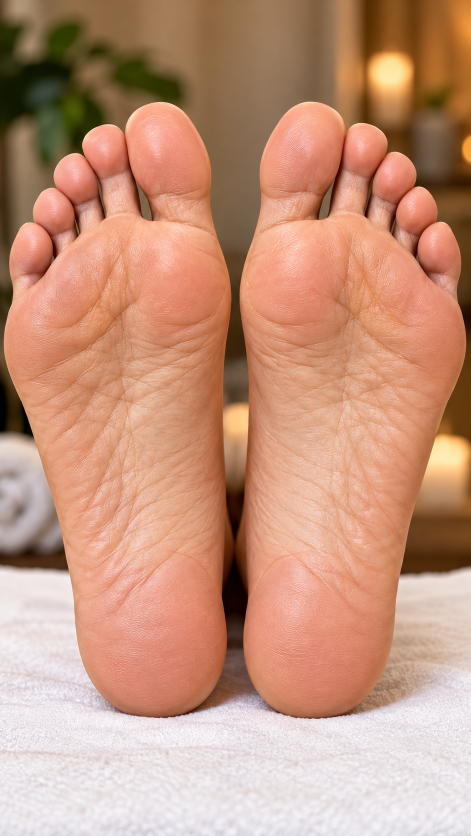
#> input picture brand/photos/rld/soles-pair.png, 941 x 1672 px (shown at 1/2 size)
$ python -i rld_reel_v2.py   (imports and definitions only)
#> lines starting #> are read from the running program, lines starting #| are printed output that depends on the picture
"""THE PURE ESCAPE — Educational Reel: Reflexology Lymph Drainage (RLD) — v2 (rules §47)
Female voiceover (Kokoro TTS, production/rld_voice.py) over light music; realistic photo feet
with a living reflex map (pulsing points, numbers drawing on, flowing lines, skin presses);
blurred treatment / room backgrounds that move (candle flicker, plant sway, sunbeam, drift).

Palette: ivory + aqua glow + champagne gold over warm photography. Type: Newsreader (editorial
serif, roman + italic) + Mulish (clean sans). Music (§46, new): 66 BPM, D minor -> F, harp
arpeggios (Karplus-Strong), cello drone, flowing-water texture, soft glass bells on the presses;
music ducks under the voice.

  python3 production/rld_voice.py          # voice lines -> production/rld_audio/
  python3 production/rld_reel_v2.py stills [t ...]
  python3 production/rld_reel_v2.py video
"""
import json
import math
import os
import subprocess
import sys
import wave
from multiprocessing import Pool

import numpy as np
import soundfile as sf
from PIL import Image, ImageDraw, ImageFilter, ImageFont

sys.path.insert(0, os.path.dirname(os.path.abspath(__file__)))
import oct16_amt_thanksgiving as base  # noqa: E402
from oct10_pe_saturday import extend_top, flicker  # noqa: E402
from oct15_pe_thu_sat import ks  # noqa: E402
from oct16_amt_thanksgiving import (Text, bilinear, ease_in_out, ease_out, letters, line, prog, put,  # noqa: E402
                                    put_c, put_x, rise, sharp_in, wash, wipe)

ROOT = base.ROOT
FONTS = base.FONTS
LOGO = os.path.join(ROOT, "brand", "locations", "the-pure-escape-logo.png")
PH = os.path.join(ROOT, "brand", "photos")
AUD = os.path.join(ROOT, "production", "rld_audio")
OUT_DIR = base.OUT_DIR
NAME = "2026-10-rld-reflexology-lymph-drainage-v2"
W, H, FPS = 1080, 1920, 30

IVORY = (250, 246, 238)
AQUA = (132, 230, 216)
CHAR = (36, 32, 30)
NIGHT = (10, 9, 8)
GOLD_LINE = (220, 188, 132)
base.GOLDS["champ"] = ((250, 234, 204), (222, 192, 140), (164, 128, 80))

# ---------------------------------------------------------------- timing from the voice
LINES = [l for l in __import__("rld_voice").LINES]
# [1 line not run here, left out]
# [1 line that did not run here, left out]
LEAD, GAP, TAIL = 0.35, 0.32, 1.6
STARTS = []
_t = LEAD
# [3 lines not run here, left out]
DURATION = round(_t - GAP + TAIL, 2)


# [6 lines left out: function wt, not called in this run]


def L(i):          # line start / end
    return STARTS[i], STARTS[i] + DUR_L[i]


# [10 lines left out: functions news, mul, not called in this run]


def T(txt, fnt, fill, tracking=0, dark=True):
    return Text(txt, fnt, fill, tracking=tracking, shadow=NIGHT if dark else None)


# ---------------------------------------------------------------- photos
# key: (path, headroom, blur, grade, flames[(u,v,r)], sway[(u0,v0,u1,v1)])
PHOTOS = {
    "soles": (os.path.join(PH, "rld", "soles-pair.png"), 0.30, 0, 1.0,
              [(0.83, 0.083, 0.035), (0.50, 0.50, 0.03), (0.935, 0.54, 0.03)], [(0.0, 0.0, 0.42, 0.28)]),
    "thumb": (os.path.join(PH, "amt-oct16", "foot-thumb-clean.png"), 0.55, 0, 0.95, [], []),
    "workblur": (os.path.join(PH, "amt", "reflexology-thumb.jpg"), 0.15, 9, 0.85,
                 [(0.10, 0.11, 0.04), (0.24, 0.11, 0.04), (0.37, 0.11, 0.04)], []),
    "candles": (os.path.join(PH, "pe-oct13", "candles-towels.jpg"), 0.10, 0, 0.92,
                [(0.730, 0.612, 0.022), (0.948, 0.678, 0.022), (0.876, 0.745, 0.020), (0.460, 0.818, 0.020)],
                [(0.50, 0.0, 1.0, 0.37)]),
    "sun": (os.path.join(PH, "pe-oct15", "foot-sunlit.jpg"), 0.45, 3, 1.0, [], []),
    "hand": (os.path.join(PH, "pe-oct15", "hand-thumb-walk.jpg"), 0.70, 0, 0.92, [], []),
    "room": (os.path.join(PH, "amt", "room-towels.jpg"), 0.05, 7, 0.80,
             [(0.725, 0.385, 0.03), (0.86, 0.43, 0.03), (0.50, 0.43, 0.02)], [(0.0, 0.0, 0.45, 0.45)]),
}
# reflex map points in source-pixel coords of soles-pair.png (941 x 1672). Viewer's left = client's RIGHT foot.
SOLE_PTS = {
    "toes": [(255, 428), (172, 455), (114, 490), (99, 504), (686, 428), (770, 455), (828, 492), (842, 503)],
    "thymus": [(392, 565), (548, 565)],
    "diaphragm": [[(28, 690), (120, 704), (230, 708), (340, 694), (450, 662)], [(491, 662), (601, 694), (711, 708), (821, 704), (913, 690)]],
    "spleen": [(842, 790)],
    "kidney": [(255, 890), (686, 890)],
}
HAND_PTS = {"fingers": [(286, 338), (338, 352)], "back": [(320, 470)], "wrist": [(545, 585)]}   # hand-thumb-walk.jpg 736 x 736


# [83 lines left out: functions build_photo, window, to_screen, render_photo, not called in this run]


# ---------------------------------------------------------------- shots
def build_shots():
    s = STARTS
    e = [a + d for a, d in zip(STARTS, DUR_L)]
    return [
        ("soles", 0.0, e[0] + 0.3, [(0.0, 0.50, 0.30, 1.00), (e[0] + 0.3, 0.50, 0.34, 1.05)]),
        ("workblur", s[1] - 0.3, e[1] + 0.3, [(s[1] - 0.3, 0.50, 0.55, 1.05), (e[1] + 0.3, 0.46, 0.50, 1.14)]),
        ("thumb", s[2] - 0.3, e[2] + 0.3, [(s[2] - 0.3, 0.50, 0.60, 1.05), (e[2] + 0.3, 0.53, 0.66, 1.16)]),
        ("candles", s[3] - 0.3, e[3] + 0.3, [(s[3] - 0.3, 0.52, 0.46, 1.04), (e[3] + 0.3, 0.62, 0.52, 1.16)]),
        ("sun", s[4] - 0.3, e[4] + 0.3, [(s[4] - 0.3, 0.46, 0.56, 1.06), (e[4] + 0.3, 0.56, 0.56, 1.06)]),
        ("soles", s[5] - 0.3, e[5] + 0.4, [(s[5] - 0.3, 0.50, 0.62, 1.00), (e[5] + 0.4, 0.50, 0.63, 1.04)]),
        ("hand", s[6] - 0.3, e[6] + 0.3, [(s[6] - 0.3, 0.50, 0.66, 1.04), (e[6] + 0.3, 0.52, 0.68, 1.10)]),
        ("room", s[7] - 0.3, e[7] + 0.3, [(s[7] - 0.3, 0.50, 0.50, 1.10), (e[7] + 0.3, 0.50, 0.48, 1.00)]),
        ("candles", s[8] - 0.3, DURATION, [(s[8] - 0.3, 0.50, 0.40, 1.10), (DURATION, 0.50, 0.36, 1.00)]),
    ]


# [1 line that did not run here, left out]


# [8 lines left out: function cam, not called in this run]


def active(t):
    return [i for i, (_, s, e, _) in enumerate(SHOTS) if s - 1e-3 <= t <= e]


# [29 lines left out: function presses_for, not called in this run]


def shot_img(A, i, t):
    key, s, e, keys = SHOTS[i]
    return render_photo(A["P"][key], t, cam(keys, t), presses_for(i, t, A))


def background(t, A):
    act = active(t)
    if len(act) >= 2:
        i1, i2 = act[-2], act[-1]
        p = (t - SHOTS[i2][1]) / max(1e-3, SHOTS[i1][2] - SHOTS[i2][1])
        a = Image.fromarray(np.clip(shot_img(A, i1, t), 0, 255).astype(np.uint8)).filter(ImageFilter.GaussianBlur(12 * p))
        b = Image.fromarray(np.clip(shot_img(A, i2, t), 0, 255).astype(np.uint8)).filter(ImageFilter.GaussianBlur(12 * (1 - p)))
        img = np.asarray(Image.blend(a, b, ease_in_out(p)), np.float32)
    else:
        img = shot_img(A, act[0], t)
    img = img * A["vig"] + A["grain"][int(t * 15) % 3]
    f = Image.fromarray(np.clip(img, 0, 255).astype(np.uint8), "RGB").convert("RGBA")
    for (x, y, spd, ph, a) in A["motes"]:
        put(f, A["mote"], x + 16 * math.sin(t * 0.3 + ph), (y - spd * t) % H, a * (0.45 + 0.55 * max(0.0, math.sin(t * 1.4 + ph))))
    return f, act


# ---------------------------------------------------------------- living graphics
# [168 lines left out: functions glow_dot, ring, point, draw_path, flow_particles, icon and 1 more, not called in this run]


def fade(t, s, e, fi=0.45, fo=0.4):
    return ease_out(prog(t, s, fi)) * (1 - ease_in_out(prog(t, e - fo, fo)))


def frame_at(t, A):
    f, act = background(t, A)
    sh = SHOTS
    cur = act[-1]
    E = [a + d for a, d in zip(STARTS, DUR_L)]

    # ---------- 1 · hook
    s, e = 0.0, E[0] + 0.3
    if t < e:
        wash(f, 0, 1100, NIGHT, 0.55, 0.0)
        a = fade(t, s, e, 0.2)
        letters(f, A["h_small"], W / 2 - A["h_small"].adv / 2, 330, 0.25, t, a, step=0.02)
        sharp_in(f, A["h_big"], W / 2 - A["h_big"].adv / 2, 560, prog(t, 0.55, 0.7), a, scale_from=1.12, blur=18)
        wipe(f, A["h_q"], W / 2 - A["h_q"].adv / 2, 680, prog(t, wt(0, "So what"), 0.9), a)
        flow_particles(f, A, t, a * 0.6)

    # ---------- 2 · what is lymph (blurred reflexologist at work + flow)
    s, e = STARTS[1] - 0.2, E[1] + 0.3
    if s <= t < e:
        wash(f, 0, H, NIGHT, 0.35, 0.35)
        a = fade(t, s, e)
        flow_particles(f, A, t, a)
        letters(f, A["w_carries"], 120, 520, STARTS[1], t, a, step=0.02)
        wipe(f, A["w_fluid"], 120, 650, prog(t, wt(1, "extra"), 0.6), a)
        wipe(f, A["w_cells"], 120, 770, prog(t, wt(1, "immune"), 0.6), a)
        letters(f, A["w_moves"], 120, 1010, wt(1, "It moves"), t, a, step=0.02)
        y = 1120
        for k, wd in enumerate(("muscles", "breath", "gentle")):
            tw = wt(1, wd)
            p = ease_out(prog(t, tw, 0.5))
            put(f, A["icons"]["wave" if k == 1 else "dot"], 120, y + k * 100 - 52, p * a)
            sharp_in(f, A["w_trio"][k], 200, y + k * 100, prog(t, tw, 0.5), a, blur=8)

    # ---------- 3 · what is RLD (real thumb walking, presses)
    s, e = STARTS[2] - 0.2, E[2] + 0.3
    if s <= t < e:
        wash(f, 0, 1050, NIGHT, 0.65, 0.0)
        a = fade(t, s, e)
        sharp_in(f, A["r_1"], W / 2 - A["r_1"].adv / 2, 330, prog(t, STARTS[2], 0.6), a, blur=10)
        wipe(f, A["r_2"], W / 2 - A["r_2"].adv / 2, 470, prog(t, STARTS[2] + 0.5, 0.8), a)
        letters(f, A["r_3"], W / 2 - A["r_3"].adv / 2, 590, wt(2, "or R L D"), t, a, step=0.08)
        wipe(f, A["r_4"], W / 2 - A["r_4"].adv / 2, 680, prog(t, wt(2, "gentle"), 0.8), a)
        # contact glow under the thumb (follows the press path)
        P = A["P"]["thumb"]
        cm = cam(sh[2][3], t)
        for j, (x, y) in enumerate([(420, 455), (440, 480), (455, 505)]):
            ph = (t * 1.1 + j * 0.33) % 1.0
            sx, sy = to_screen(P, cm, x, y)
            ring(f, sx, sy, 10 + 40 * ph, AQUA, (1 - ph) * 0.55 * a, 2)

    # ---------- 4 · how it may feel (candlelit room)
    s, e = STARTS[3] - 0.2, E[3] + 0.3
    if s <= t < e:
        wash(f, 0, 1150, NIGHT, 0.55, 0.0)
        a = fade(t, s, e)
        sharp_in(f, A["f_1"], W / 2 - A["f_1"].adv / 2, 400, prog(t, wt(3, "deeply"), 0.7), a, blur=12)
        wipe(f, A["f_2"], W / 2 - A["f_2"].adv / 2, 540, prog(t, wt(3, "legs"), 0.8), a)
        line(f, W / 2, 600, 300 * ease_in_out(prog(t, wt(3, "legs") + 0.4, 0.6)), GOLD_LINE, a)
        p = ease_out(prog(t, wt(3, "Research"), 0.6))
        put_c(f, A["f_3"], 680, p * a, dy=12 * (1 - p))

    # ---------- 5 · who it suits (sunlit foot)
    s, e = STARTS[4] - 0.2, E[4] + 0.3
    if s <= t < e:
        wash(f, 0, 1300, NIGHT, 0.62, 0.0)
        a = fade(t, s, e)
        wipe(f, A["who_h"], 110, 360, prog(t, STARTS[4], 0.8), a)
        for k, wd in enumerate(("people on", "frequent", "anyone")):
            tw = wt(4, wd)
            p = prog(t, tw, 0.55)
            put(f, A["icons"]["dot"], 92, 470 + k * 110 - 50, ease_out(p) * a)
            sharp_in(f, A["who"][k], 170 + 40 * (1 - ease_out(p)), 470 + k * 110, p, a, blur=8)

    # ---------- 6 · the sole map
    if cur == 5 or (len(act) > 1 and 5 in act):
        i = 5
        s, e = STARTS[5] - 0.2, E[5] + 0.4
        a = fade(t, s, e, 0.4, 0.35)
        P = A["P"]["soles"]
        cm = cam(sh[i][3], t)
        wash(f, 0, 300, NIGHT, 0.55 * a, 0.0)
        letters(f, A["map_h"], W / 2 - A["map_h"].adv / 2, 120, STARTS[5], t, a, step=0.015)
        mt = A["map_times"]
        # 1 between the toes
        for j, (x, y) in enumerate(SOLE_PTS["toes"]):
            sx, sy = to_screen(P, cm, x, y)
            point(f, A, sx, sy, t, mt["toes"] + 0.06 * j, 1 if j == 0 else None)
        for (x, y), n in zip(SOLE_PTS["thymus"], (2, None)):
            sx, sy = to_screen(P, cm, x, y)
            point(f, A, sx, sy, t, mt["thymus"], n)
        for k, path in enumerate(SOLE_PTS["diaphragm"]):
            pts = [to_screen(P, cm, x, y) for x, y in path]
            draw_path(f, pts, ease_in_out(prog(t, mt["diaphragm"], 0.9)), AQUA, a)
            if k == 0:
                point(f, A, *pts[2], t, mt["diaphragm"] + 0.3, 3)
        sx, sy = to_screen(P, cm, *SOLE_PTS["spleen"][0])
        point(f, A, sx, sy, t, mt["spleen"], 4)
        for (x, y), n in zip(SOLE_PTS["kidney"], (5, None)):
            sx, sy = to_screen(P, cm, x, y)
            point(f, A, sx, sy, t, mt["kidney"], n)
        # legend over the towel
        wash(f, 1560, H, (246, 242, 234), 0.0, 0.85, a)
        for k, (nm, key) in enumerate(zip(A["map_l"], ("toes", "thymus", "diaphragm", "spleen", "kidney"))):
            col, row = (0, k) if k < 3 else (1, k - 3)
            x = 90 + col * 520
            y = 1700 + row * 56
            p = ease_out(prog(t, mt[key], 0.5))
            put_x(f, nm, x, y, p * a, dy=10 * (1 - p))

    # ---------- 7 · hands
    s, e = STARTS[6] - 0.2, E[6] + 0.3
    if s <= t < e:
        a = fade(t, s, e)
        P = A["P"]["hand"]
        cm = cam(sh[6][3], t)
        wash(f, 0, 900, NIGHT, 0.6, 0.0)
        letters(f, A["hand_h"], W / 2 - A["hand_h"].adv / 2, 300, STARTS[6], t, a, step=0.015)
        ht = A["hand_times"]
        for (x, y) in HAND_PTS["fingers"]:
            point(f, A, *to_screen(P, cm, x, y), t, ht["fingers"])
        point(f, A, *to_screen(P, cm, *HAND_PTS["back"][0]), t, ht["back"])
        wx, wy = to_screen(P, cm, *HAND_PTS["wrist"][0])
        draw_path(f, [(wx - 110, wy - 40), (wx, wy), (wx + 110, wy + 40)], ease_in_out(prog(t, ht["wrist"], 0.7)), AQUA, a)
        for k, key in enumerate(("fingers", "back", "wrist")):
            p = ease_out(prog(t, ht[key], 0.5))
            put_c(f, A["hand_l"][k], 430 + k * 90, p * a, dy=12 * (1 - p))

    # ---------- 8 · safety
    s, e = STARTS[7] - 0.2, E[7] + 0.3
    if s <= t < e:
        wash(f, 0, H, NIGHT, 0.55, 0.55)
        a = fade(t, s, e)
        wipe(f, A["c_h1"], W / 2 - A["c_h1"].adv / 2, 420, prog(t, STARTS[7], 0.8), a)
        letters(f, A["c_h2"], W / 2 - A["c_h2"].adv / 2, 500, STARTS[7] + 0.5, t, a, step=0.02)
        for k, wd in enumerate(("fever", "blood clot", "heart or", "cancer", "early")):
            tw = wt(7, wd) - 0.15
            p = ease_out(prog(t, tw, 0.45))
            put(f, A["icons"]["dot"], W / 2 - 300, 640 + k * 92 - 46, p * a)
            put_x(f, A["c_items"][k], W / 2 - 230, 640 + k * 92, p * a, dx=-24 * (1 - p))
        p = ease_out(prog(t, wt(7, "Reflexology supports"), 0.6))
        put_c(f, A["c_note"], 1180, p * a, dy=12 * (1 - p))

    # ---------- 9 · CTA (light, logo)
    s = STARTS[8] - 0.2
    if t >= s:
        a = ease_out(prog(t, s, 0.6))
        wash(f, 0, 1250, (246, 240, 228), 0.82 * a, 0.55 * a)
        wash(f, 1250, 1500, (246, 240, 228), 0.55 * a, 0.0)
        lg = A["logo"]
        put(f, lg, (W - lg.width) / 2, 110 + 12 * (1 - a), a)
        y = 110 + lg.height + 200
        sharp_in(f, A["e_dm"], W / 2 - A["e_dm"].adv / 2, y, prog(t, wt(8, "DM"), 0.6), 1.0, blur=12)
        letters(f, A["e_book"], W / 2 - A["e_book"].adv / 2, y + 70, wt(8, "DM") + 0.3, t, step=0.015)
        line(f, W / 2, y + 100, 360 * ease_in_out(prog(t, wt(8, "LYMPH"), 0.6)), (176, 136, 70))
        p = ease_out(prog(t, E[8] - 0.4, 0.5))
        put_c(f, A["e_who"], y + 175, p, dy=12 * (1 - p))
        put_c(f, A["e_addr"], y + 228, p, dy=12 * (1 - p))
        p = ease_out(prog(t, E[8], 0.5))
        put_c(f, A["e_ig"], y + 290, p, dy=12 * (1 - p))
    return np.asarray(f.convert("RGB"))


_A = None


def _init():
    global _A
    _A = build()


def _render(i):
    return frame_at(i / FPS, _A).tobytes()


# ---------------------------------------------------------------- audio: voice + ducked music (§46 new)
BPM = 66
BAR = 4 * 60 / BPM
NOTE = {"D2": 73.42, "A2": 110.0, "Bb1": 58.27, "F2": 87.31, "C2": 65.41, "G2": 98.0,
        "D3": 146.83, "F3": 174.61, "A3": 220.0, "C4": 261.63, "E4": 329.63, "Bb3": 233.08, "D4": 293.66,
        "G3": 196.0, "E3": 164.81, "F4": 349.23, "A4": 440.0, "C5": 523.25}
PROG = [("D2", ["D3", "F3", "A3", "C4", "E4"]),      # Dm9
        ("Bb1", ["D3", "F3", "A3", "Bb3", "D4"]),    # Bbmaj7
        ("F2", ["F3", "A3", "C4", "E4", "G3"]),      # Fmaj9
        ("C2", ["E3", "G3", "C4", "D4", "E4"])]      # C add9


# [123 lines left out: functions synth_audio, main, not called in this run]


# [2 lines not run here, left out]

>>> import cv2
>>> picture = cv2.imread('../brand/photos/rld/soles-pair.png', cv2.IMREAD_GRAYSCALE)
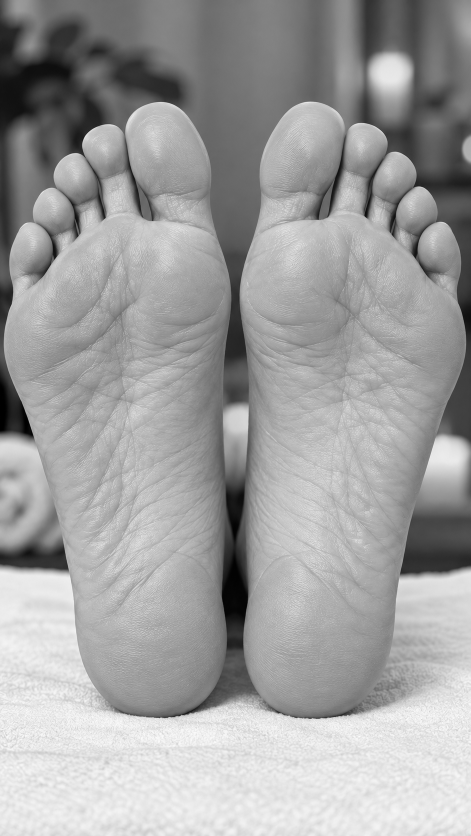
#> picture: shape (1672, 941) (shown at 1/2 size); min 0, max 255, mean 159.6
#> (the run stopped early here; a loop or call above may not have finished)

$ run again, on brand/photos/amt-nov2-6/roses.jpg
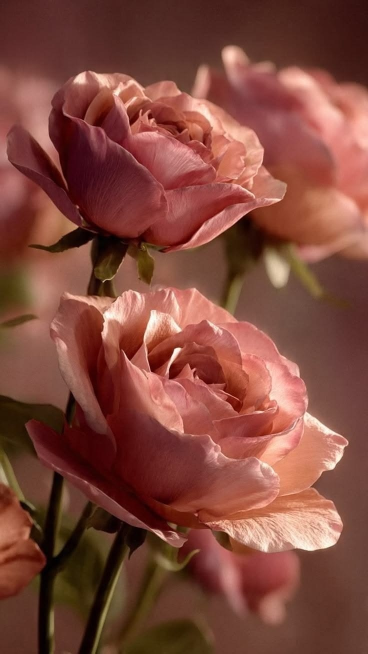
#> input picture brand/photos/amt-nov2-6/roses.jpg, 736 x 1308 px (shown at 1/2 size)
#> `picture = cv2.imread('../brand/photos/rld/soles-pair.png', cv2.IMREAD_..`:
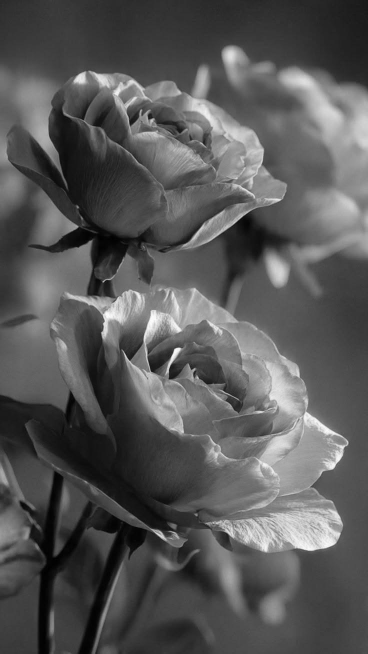
#> picture: shape (1308, 736) (shown at 1/2 size); min 0, max 255, mean 87.6

$ run again, on brand/photos/amt-oct16/foot-map-thumb.jpg
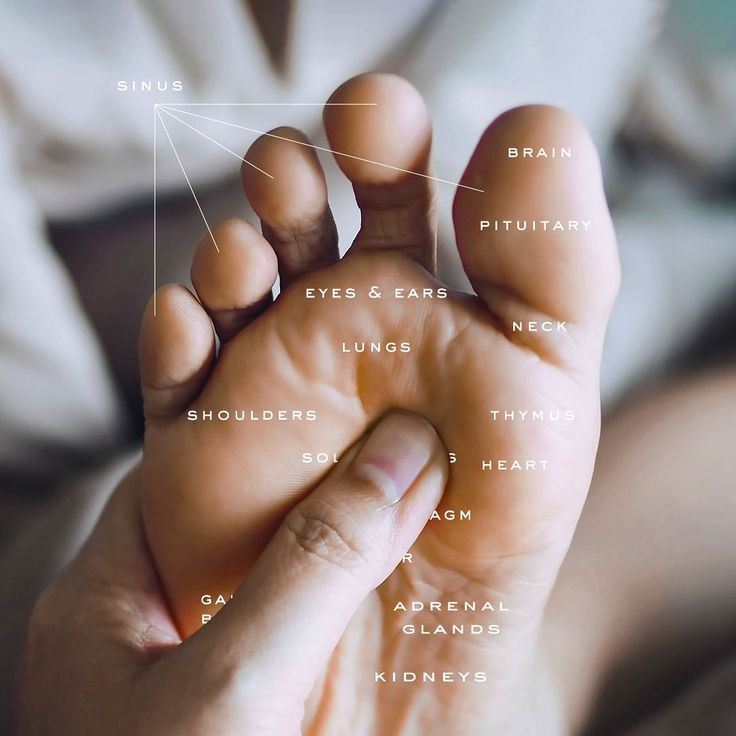
#> input picture brand/photos/amt-oct16/foot-map-thumb.jpg, 736 x 736 px
#> `picture = cv2.imread('../brand/photos/rld/soles-pair.png', cv2.IMREAD_..`:
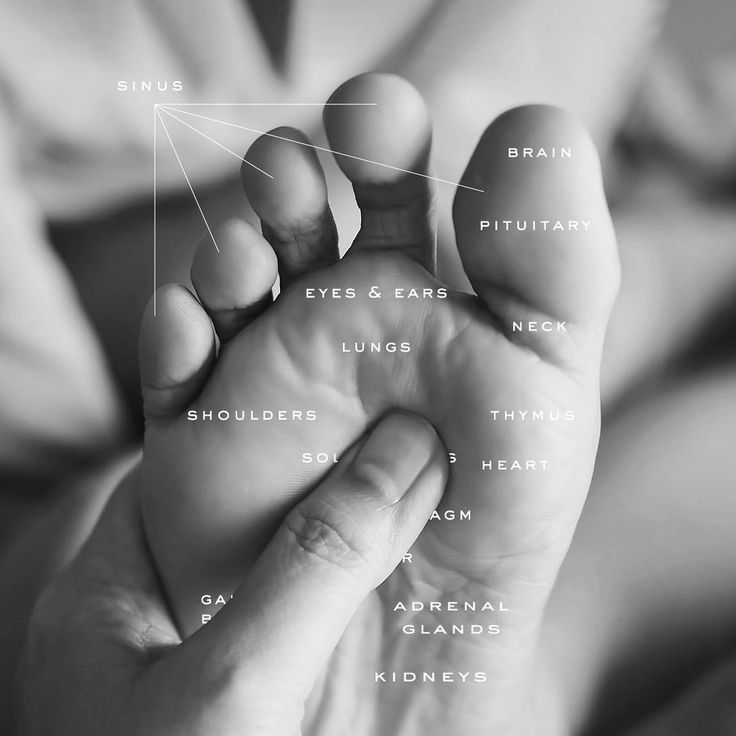
#> picture: shape (736, 736); min 0, max 255, mean 139.6
